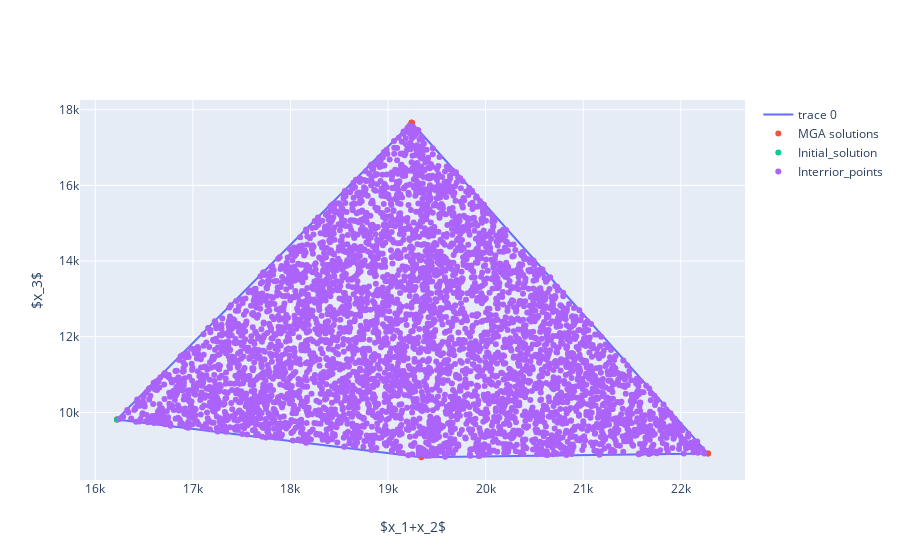

Notebook source saved alongside this figure:
### Code cell
fig = go.Figure()



fig.add_trace(go.Scatter(x=hull_sum.points[np.append(hull_sum.vertices,hull_sum.vertices[0])][:,1],
                          y=hull_sum.points[np.append(hull_sum.vertices,hull_sum.vertices[0])][:,0],
                          #z=data_detail_sum[:,2],
                          mode='lines'))

fig.add_trace(go.Scatter(x=data_detail_sum[:,1],
                          y=data_detail_sum[:,0],
                          #z=data_detail_sum[:,2],
                          mode='markers',name='MGA solutions'))

fig.add_trace(go.Scatter(y=[inital_solution[2]],
                          x=[inital_solution[0]+inital_solution[1]],
                          #z=[np.mean(data_detail_sum,axis=0)[2]],
                          mode='markers',name='Initial_solution'))

fig.add_trace(go.Scatter(x=interior_points_sum[:,1],
                          y=interior_points_sum[:,0],
                          #z=[np.mean(data_detail_sum,axis=0)[2]],
                          mode='markers',name='Interrior_points'))
fig.update_yaxes(title_text='$x_3$')
fig.update_xaxes(title_text='$x_1+x_2$')

### Figure 1 — Plotly figure (JSON) as saved in the notebook; plotly's stock layout.template omitted (floating-point values rounded to 4 significant figures; data arrays with more than 128 entries replaced by an {"elided": "..."} marker saying what was removed)
{"data": [{"mode": "lines", "type": "scatter", "x": [19340.0, 16220.0, 19240.0, 22280.0, 19340.0], "y": [8814.0, 9814.0, 17660.0, 8911.0, 8814.0]}, {"mode": "markers", "name": "MGA solutions", "type": "scatter", "x": [19340.0, 16220.0, 19240.0, 19240.0, 22280.0, 19240.0, 19240.0, 22280.0, 19240.0, 16220.0], "y": [8814.0, 9814.0, 17660.0, 17660.0, 8911.0, 17660.0, 17660.0, 8911.0, 17660.0, 9814.0]}, {"mode": "markers", "name": "Initial_solution", "type": "scatter", "x": [16220.0], "y": [9814.0]}, {"mode": "markers", "name": "Interrior_points", "type": "scatter", "x": {"elided": "4999 float values"}, "y": {"elided": "4999 float values"}}], "layout": {"xaxis": {"title": {"text": "$x_1+x_2$"}}, "yaxis": {"title": {"text": "$x_3$"}}}}
